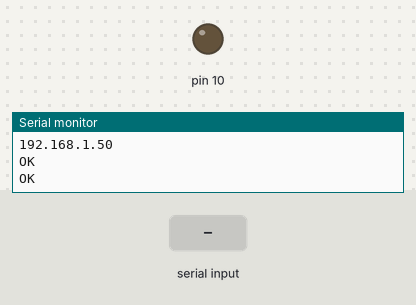
The sketch below on a simulated Arduino Uno, built with avr-gcc and run on an emulated ATmega328P. Parts: output pins drawn as LEDs (lit = HIGH), the last lines printed to the serial monitor. The inputs (shaded band) are chosen by the test bench. The modem accepts every AT command (registered, SIM ready, sends succeed) and sends nothing else.

Above: at 15.2 s.
15.3 s: "n" received over the second serial link
At 16.2 s:
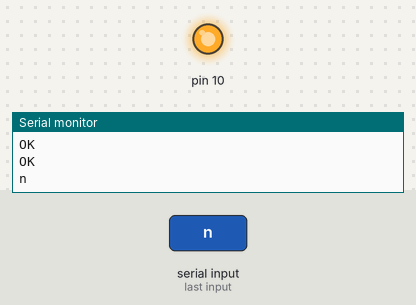
Timing chart, 0 to 18.3 s (numbered marks = the images above; inputs shaded):
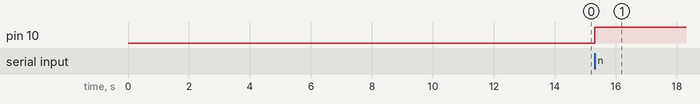

Measured:
- after the input at 15.3 s, pin 10: LOW → HIGH at once

The sketch:

Home.Automation.ino
```cpp
#include <SoftwareSerial.h>
SoftwareSerial bt (0, 1);
SoftwareSerial  esp8266(3, 4);
int a, b;
String ssid = "ChakraView";
String password = "peace and quiet";

String sendAT(String command, const int timeout)
{
  String response = "";
  esp8266.print(command);
  long int time = millis();
  while ( (time + timeout) > millis())
  {
    while (esp8266.available())
    {
      char c = esp8266.read();
      response += c;
    }
  }

  Serial.print(response);

  return response;
}

void setup() {
  pinMode(10, OUTPUT);
  Serial.begin(9600);
  bt.begin(9600);
  esp8266.begin(115200);
  sendAT("AT+RST\r\n", 2000); // Reset the ESP8266
  sendAT("AT+CWMODE=1\r\n", 1000); //Set station mode Operation
  sendAT("AT+CWJAP=\"" + ssid + "\",\"" + password + "\"\r\n", 5000);
  // sendAT("AT+CIPSTA=\"192.168.1.254\",\"192.168.1.1\",\"255.255.255.0\"\r\n", 3000); // Assign Static IP Address
  sendAT("AT+CIFSR\r\n", 1000);//You will get the IP Address of the ESP8266 from thissendAT.

  sendAT("AT+CIPMUX=0\r\n", 5000);


}

void loop() {
  // put your main code here, to run repeatedly:
  bt.listen();
  if (bt.available()) {
    char bob = bt.read();
    Serial.println(bob);
    if (bob == 'f') {
      digitalWrite(10, LOW);
      a = 0;
    }
    else if (bob == 'n') {
      digitalWrite(10, HIGH);
      a = 1;
    }
    String A = String(a);
    updateTS(A);
  }
}

void updateTS(String A)

{
  esp8266.listen();
  Serial.println("");
  sendAT("AT+CIPSTART=\"TCP\",\"api.thingspeak.com\",80\r\n", 1000);
  delay(2000);
  String cmdlen;
  String cmd = "GET https://api.thingspeak.com/update?api_key=86HSEMRZ7IVVU8CV&field1=" + A + "\r\n";
  cmdlen = cmd.length();     //Used by portal to accept a data packet of that length and close connection after that
  sendAT("AT+CIPSEND=" + cmdlen + "\r\n", 2000); // length should be less than 2024 bytes to avoid error data loss
  esp8266.print(cmd);
  Serial.println("");
  sendAT("AT+CIPCLOSE\r\n", 2000);
  Serial.println("");
  delay(1500);


}
```
